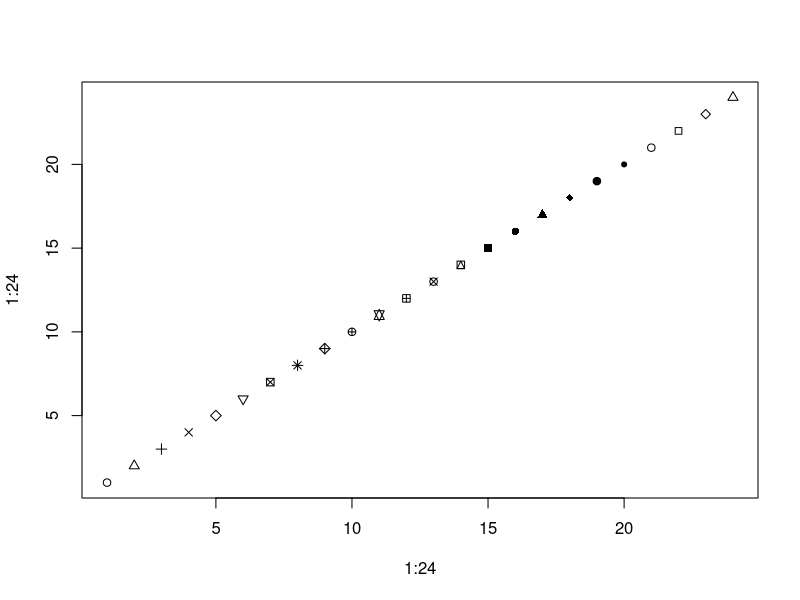

Write R code to recreate this figure.
## ---- chunk 1
a = 0.90
b = (1-a)/2
b
qnorm(0.975)
## ---- chunk 2
# testing different symbol
plot (1:24 ,1:24, pch =1:24)
